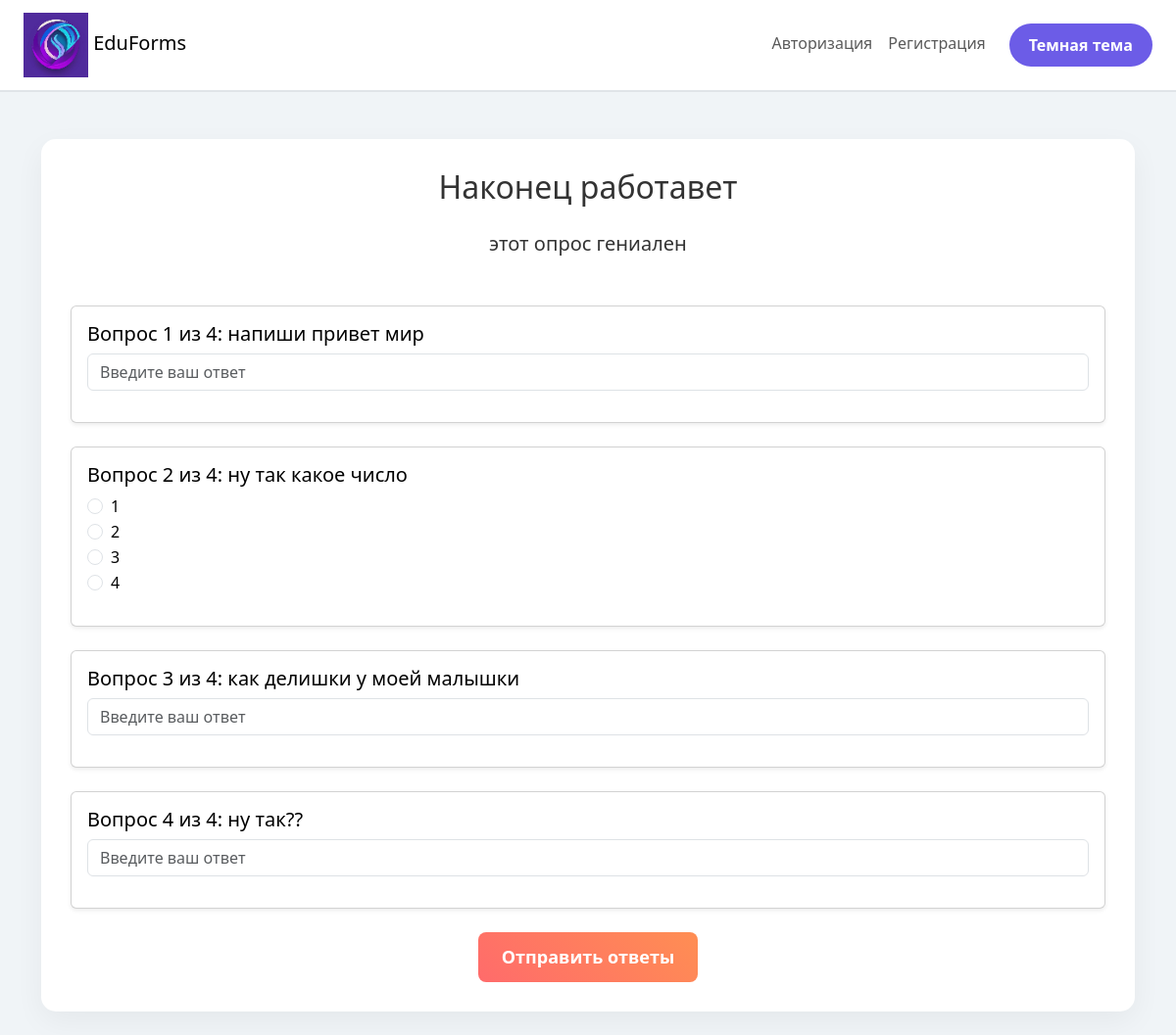
The page /survey/take/10 on the database its author committed.
### tables this page shows
CREATE TABLE surveys (
                        id INTEGER PRIMARY KEY AUTOINCREMENT,
                        name TEXT NOT NULL,
                        description TEXT,
                        user_id INTEGER NOT NULL,
                        show_correct_answers BOOLEAN DEFAULT 0  -- Новое поле
                    );

CREATE TABLE questions (
                        id INTEGER PRIMARY KEY AUTOINCREMENT,
                        survey_id INTEGER NOT NULL,
                        text TEXT NOT NULL,
                        type TEXT NOT NULL,  -- 'text', 'quiz', 'text_with_validation'
                        metadata TEXT,  -- Дополнительные данные в формате JSON
                        FOREIGN KEY (survey_id) REFERENCES surveys(id)
                    );

### survey_routes.py (the view, shortened to what this page needs)
@survey_bp.route('/take/<int:survey_id>', methods=['GET', 'POST'])
def take_survey(survey_id):
    with closing(get_db()) as conn:
        cursor = conn.cursor()
        cursor.execute('SELECT name, description FROM surveys WHERE id = ?', (survey_id,))
        survey = cursor.fetchone()
        if not survey:
            flash('Опрос не найден.', 'danger')
            return redirect(url_for('index'))
        survey_name, survey_description = survey
        cursor.execute('SELECT id, text, type, metadata FROM questions WHERE survey_id = ?', (survey_id,))
        questions_data = cursor.fetchall()
        questions = []
        for q_id, q_text, q_type, q_metadata in questions_data:
            questions.append({
                'id': q_id,
                'text': q_text,
                'type': q_type,
                'metadata': json.loads(q_metadata) if q_metadata else {}
            })
        return render_template('take_survey.html', survey_name=survey_name, survey_description=survey_description,
                              questions=questions, survey_id=survey_id)

### main.py (called while the page is built)
@app.context_processor
def inject_theme():
    theme = session.get('theme', 'light')
    return {'theme': theme}

### survey_routes.py (called while the page is built)
def get_db():
    return sqlite3.connect('database.db')

### templates/take_survey.html (shortened to what this page needs)
{% extends 'base.html' %}
{% block content %}
    <div class="container mt-5 survey-container {{ 'dark-theme' if theme == 'dark' else 'light-theme' }}">
        <h2 class="mb-4 text-center">{{ survey_name }}</h2>
        {% if survey_description %}
            <p class="lead text-center mb-5">{{ survey_description }}</p>
        {% endif %}
        <form method="POST" action="{{ url_for('survey.take_survey', survey_id=survey_id) }}">
            {% for question in questions %}
                <div class="card mb-4 shadow-sm question-card {{ 'dark-theme' if theme == 'dark' else 'light-theme' }}" style="background-color: {{ '#333' if theme == 'dark' else '#fff' }}; color: {{ '#fff' if theme == 'dark' else '#000' }};">
                    <div class="card-body">
                        <h5 class="card-title">Вопрос {{ loop.index }} из {{ questions|length }}: {{ question.text }}</h5>
                        {% if question.type in ['text', 'text_with_validation'] %}
                            <div class="mb-3">
                                <input type="text"
                                       class="form-control input-field {{ 'dark-theme' if theme == 'dark' else 'light-theme' }}"
                                       name="answer_{{ question.id }}"
                                       placeholder="Введите ваш ответ"
                                       required
                                       style="background-color: {{ '#444' if theme == 'dark' else '#fff' }}; color: {{ '#fff' if theme == 'dark' else '#000' }};">
                            </div>
                        {% elif question.type in ['quiz', 'quiz_no_correct'] %}
                            <div class="mb-3">
                                {% for option in question.metadata.options %}
                                    {% if option %}
                                        <div class="form-check">
                                            <input class="form-check-input custom-radio"
                                                   type="radio"
                                                   name="answer_{{ question.id }}"
                                                   id="option_{{ question.id }}_{{ loop.index0 }}"
                                                   value="{{ loop.index0 }}"
                                                   required>
                                            <label class="form-check-label"
                                                   for="option_{{ question.id }}_{{ loop.index0 }}"
                                                   style="color: {{ '#fff' if theme == 'dark' else '#000' }};">
                                                {{ option }}
                                            </label>
                                        </div>
                                    {% endif %}
                                {% endfor %}
                            </div>
                        {% endif %}
                    </div>
                </div>
            {% endfor %}
            <div class="text-center">
                <button type="submit" class="btn submit-btn" style="
                    background: linear-gradient(45deg, #ff6b6b, #ff8e53);
                    border: none;
                    padding: 12px 24px;
                    font-size: 18px;
                    font-weight: bold;
                    color: #fff;
                    border-radius: 8px;
                    cursor: pointer;
                    transition: transform 0.2s ease-in-out, background 0.3s ease-in-out;
                " onmouseover="this.style.transform='scale(1.05)'; this.style.background='linear-gradient(45deg, #ff8e53, #ff6b6b)';"
                   onmouseout="this.style.transform='scale(1)'; this.style.background='linear-gradient(45deg, #ff6b6b, #ff8e53)';">
                    Отправить ответы
                </button>
            </div>
        </form>
    </div>
{% endblock %}

### static/styles.css (style rules this page uses)
body.light-theme { background-color: #f0f4f7; color: #333; }
.container.light-theme { background: #ffffff; padding: 30px; border-radius: 15px; box-shadow: 0 10px 30px rgba(0, 0, 0, 0.05); }

### rows shown on the page
surveys: name "Наконец работавет", description "этот опрос гениален"
questions: questions "4", text "напиши привет мир"
questions: questions "4", text "ну так какое число", options "1" "2" "3" "4"
questions: questions "4", text "как делишки у моей малышки"
questions: questions "4", text "ну так??"

### other values the page prints
{{ "Темная тема" if theme == "light" else "Светлая тема" }} "Темная тема"
